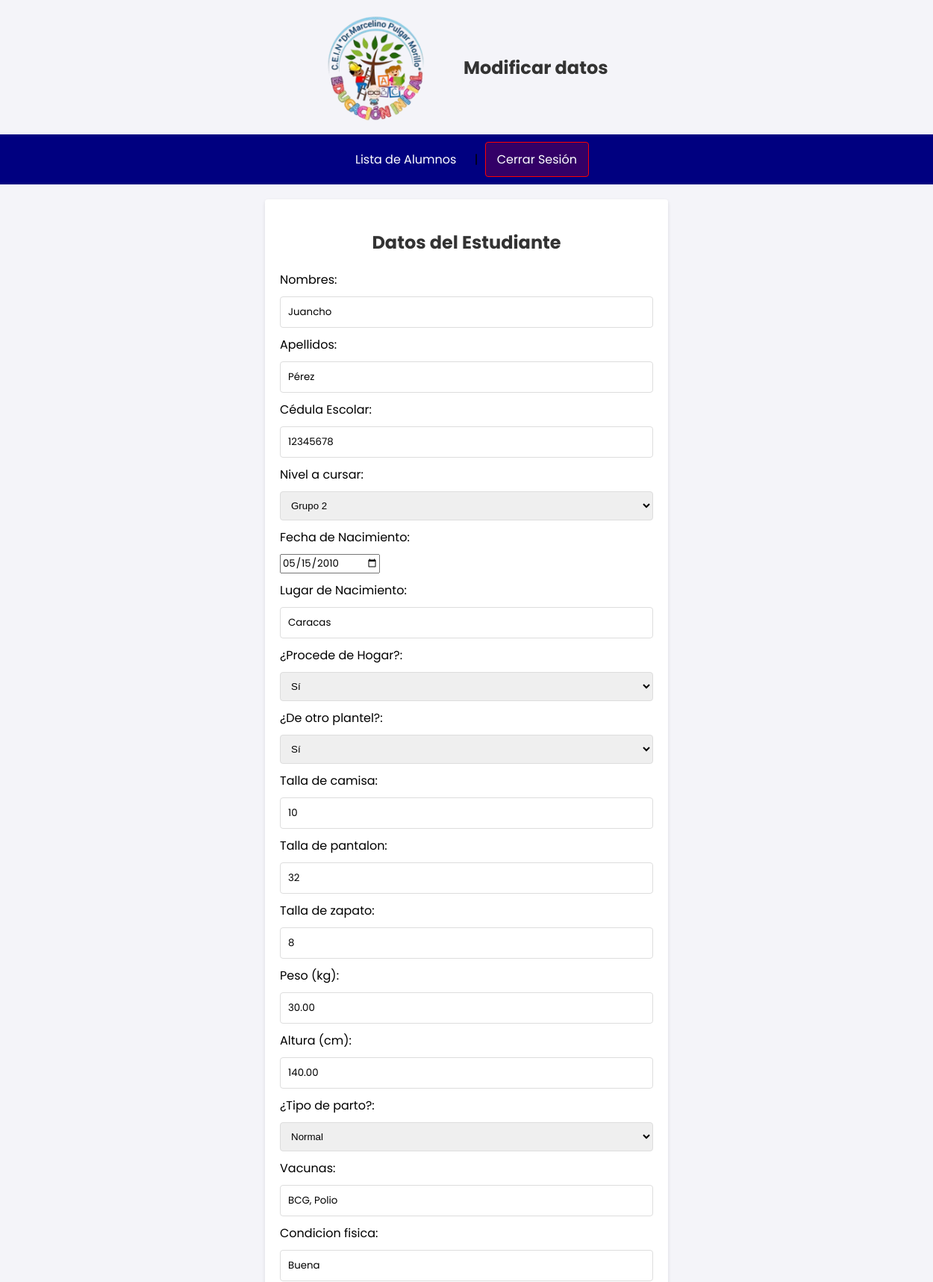
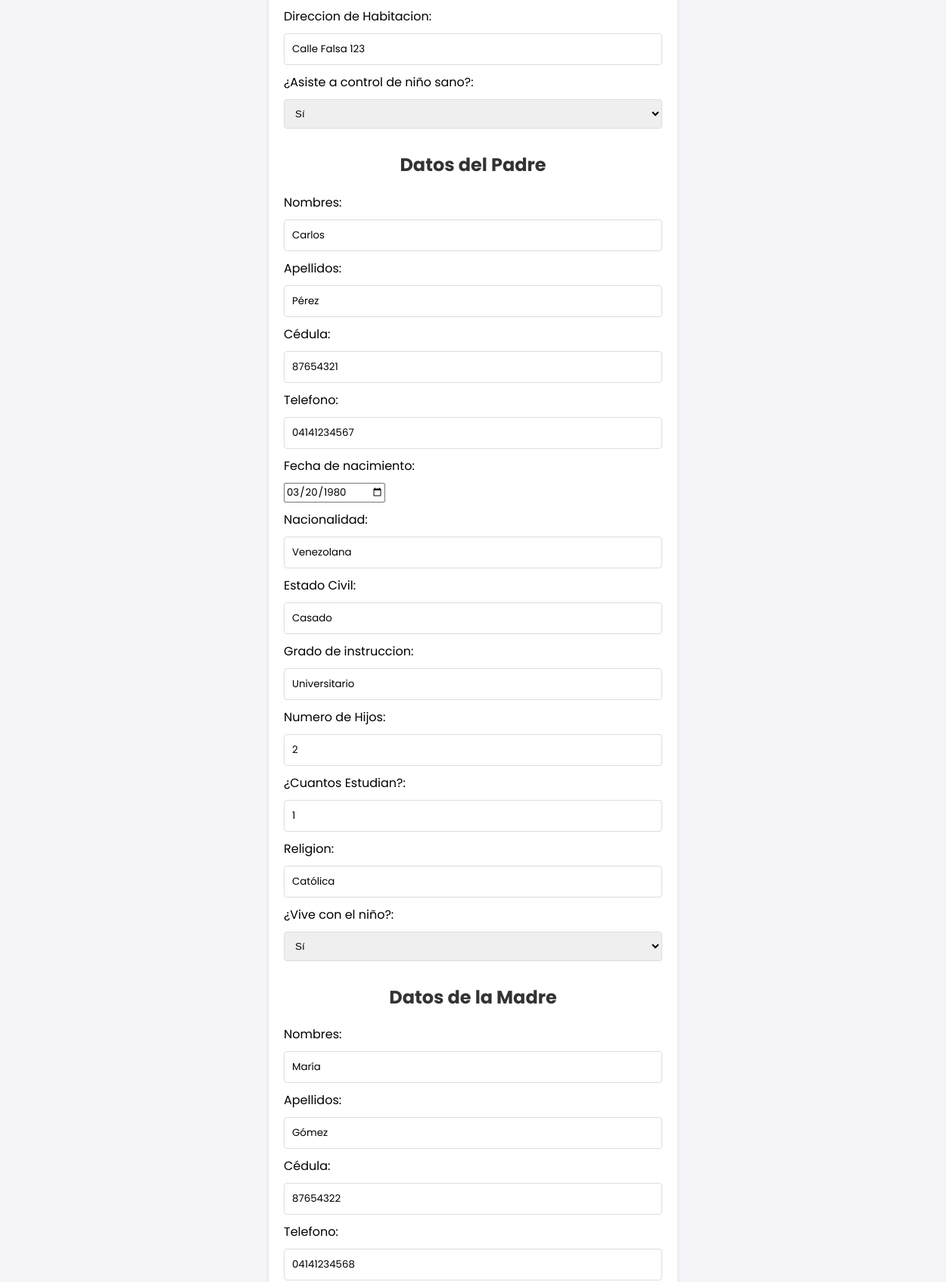
Page /modificar.php?id=1 (signed in, upper part) on the committed database (2 pictures, top to bottom).
### tables this page shows
CREATE TABLE `alumnos` (
  `id` int(11) NOT NULL,
  `nombres` varchar(255) NOT NULL,
  `apellidos` varchar(255) NOT NULL,
  `foto` varchar(255) DEFAULT NULL,
  `cedula_escolar` varchar(20) NOT NULL,
  `grupo` enum('Maternal','Grupo 1','Grupo 2','Grupo 3') NOT NULL,
  `fecha_nacimiento` date DEFAULT NULL,
  `lugar_nacimiento` varchar(255) DEFAULT NULL,
  `procede_hogar` enum('si','no') DEFAULT NULL,
  `procede_plantel` enum('si','no') DEFAULT NULL,
  `talla_camisa` varchar(10) DEFAULT NULL,
  `talla_pantalon` varchar(10) DEFAULT NULL,
  `talla_zapato` varchar(10) DEFAULT NULL,
  `peso` decimal(5,2) DEFAULT NULL,
  `altura` decimal(5,2) DEFAULT NULL,
  `tipo_parto` enum('normal','cesarea') DEFAULT NULL,
  `vacunas` text DEFAULT NULL,
  `condicion_fisica` text DEFAULT NULL,
  `direccion_habitacion` text DEFAULT NULL,
  `control_ninos_sanos` enum('si','no') DEFAULT NULL
);

CREATE TABLE `padres` (
  `id` int(11) NOT NULL,
  `alumno_id` int(11) DEFAULT NULL,
  `nombres` varchar(255) NOT NULL,
  `apellidos` varchar(255) NOT NULL,
  `foto` varchar(255) DEFAULT NULL,
  `cedula` varchar(20) NOT NULL,
  `telefono` varchar(15) DEFAULT NULL,
  `fecha_nacimiento` date DEFAULT NULL,
  `nacionalidad` varchar(50) DEFAULT NULL,
  `estado_civil` varchar(50) DEFAULT NULL,
  `grado_instruccion` varchar(50) DEFAULT NULL,
  `numero_hijos` int(11) DEFAULT NULL,
  `hijos_estudian` int(11) DEFAULT NULL,
  `religion` varchar(50) DEFAULT NULL,
  `vive_con_nino` enum('si','no') DEFAULT NULL
);

CREATE TABLE `madres` (
  `id` int(11) NOT NULL,
  `alumno_id` int(11) DEFAULT NULL,
  `nombres` varchar(255) NOT NULL,
  `apellidos` varchar(255) NOT NULL,
  `foto` varchar(255) DEFAULT NULL,
  `cedula` varchar(20) NOT NULL,
  `telefono` varchar(15) DEFAULT NULL,
  `fecha_nacimiento` date DEFAULT NULL,
  `nacionalidad` varchar(50) DEFAULT NULL,
  `estado_civil` varchar(50) DEFAULT NULL,
  `grado_instruccion` varchar(50) DEFAULT NULL,
  `numero_hijos` int(11) DEFAULT NULL,
  `hijos_estudian` int(11) DEFAULT NULL,
  `religion` varchar(50) DEFAULT NULL,
  `vive_con_nino` enum('si','no') DEFAULT NULL
);

### modificar.php (the view, shortened to what this page needs)
<?php
include 'procesar_modificacion.php';
?>
<!DOCTYPE html>
<html lang="es">
<head>
    <link rel="stylesheet" href="css/estilos.css">
    <link rel="stylesheet" href="css/header.css">
</head>
<body>
    <header>
        <img style="height: 150px;" src="img/logo_marcelino.png" alt="Logo Institución">
        <h1>Modificar datos</h1>
    </header>
    <nav>
        <a href="index.php">Lista de Alumnos</a> |
        <a class="logout" href="logout.php">Cerrar Sesión</a>
    </nav>
    <form action="procesar_modificacion.php?id=<?= $alumno_id ?>" method="POST" enctype="multipart/form-data">
        <h2>Datos del Estudiante</h2>
        <label for="nombres">Nombres:</label>
        <input type="text" name="nombres" id="nombres" value="<?= $alumnos['nombres'] ?>" required>
        <label for="apellidos">Apellidos:</label>
        <input type="text" name="apellidos" id="apellidos" value="<?php echo $alumnos['apellidos'] ?>" required>
        <label for="cedula_escolar">Cédula Escolar:</label>
        <input type="text" name="cedula_escolar" id="cedula_escolar" value="<?php echo $alumnos['cedula_escolar']; ?>" required>
        <label for="grupo">Nivel a cursar:</label>
        <select name="grupo" id="grupo" required>
            <option value="Grupo 2" <?php if ($alumnos['grupo'] == 'Grupo 2') echo 'selected'; ?>>Grupo 2</option>
        </select>
        <label for="fecha_nacimiento">Fecha de Nacimiento:</label>
        <input type="date" name="fecha_nacimiento" id="fecha_nacimiento" value="<?php echo $alumnos['fecha_nacimiento']; ?>" required>
        <label for="lugar_nacimiento">Lugar de Nacimiento:</label>
        <input type="text" name="lugar_nacimiento" id="lugar_nacimiento" value="<?php echo $alumnos['lugar_nacimiento']; ?>" required>
        <label for="procede_hogar">¿Procede de Hogar?:</label>
        <select name="procede_hogar" id="procede_hogar" required>
            <option value="si" <?php if ($alumnos['procede_hogar'] == 'si') echo 'selected'; ?>>Sí</option>
        </select>
        <label for="procede_plantel">¿De otro plantel?:</label>
        <select name="procede_plantel" id="procede_plantel" required>
            <option value="si" <?php if ($alumnos['procede_plantel'] == 'si') echo 'selected'; ?>>Sí</option>
        </select>
        <label for="talla_camisa">Talla de camisa:</label>
        <input type="number" name="talla_camisa" id="talla_camisa" value="<?php echo $alumnos['talla_camisa']; ?>" required>
        <label for="talla_pantalon">Talla de pantalon:</label>
        <input type="number" name="talla_pantalon" id="talla_pantalon" value="<?php echo $alumnos['talla_pantalon']; ?>" required>
        <label for="talla_zapato">Talla de zapato:</label>
        <input type="number" name="talla_zapato" id="talla_zapato" value="<?php echo $alumnos['talla_zapato']; ?>" required>
        <label for="peso">Peso (kg):</label>
        <input type="number" name="peso" id="peso" value="<?php echo $alumnos['peso']; ?>" required>
        <label for="altura">Altura (cm):</label>
        <input type="number" name="altura" id="altura" value="<?php echo $alumnos['altura']; ?>" required>
        <label for="tipo_parto">¿Tipo de parto?:</label>
        <select name="tipo_parto" id="tipo_parto" required>
            <option value="normal" <?php if ($alumnos['tipo_parto'] == 'normal') echo 'selected'; ?>>Normal</option>
        </select>
        <label for="vacunas">Vacunas:</label>
        <input type="text" name="vacunas" id="vacunas" value="<?php echo $alumnos['vacunas']; ?>" required>
        <label for="condicion_fisica">Condicion fisica:</label>
        <input type="text" name="condicion_fisica" id="condicion_fisica" value="<?php echo $alumnos['condicion_fisica']; ?>" required>
        <label for="direccion_habitacion">Direccion de Habitacion:</label>
        <input type="text" name="direccion_habitacion" id="direccion_habitacion" value="<?php echo $alumnos['direccion_habitacion']; ?>" required>
        <label for="control_ninos_sanos">¿Asiste a control de niño sano?:</label>
        <select name="control_ninos_sanos" id="control_ninos_sanos" required>
            <option value="si" <?php if ($alumnos['control_ninos_sanos'] == 'si') echo 'selected'; ?>>Sí</option>
        </select>
        <h2>Datos del Padre</h2>
        <label for="padre_nombres">Nombres:</label>
        <input type="text" name="padre_nombres" id="padre_nombres" value="<?= $padre['nombres'] ?>" required>
        <label for="padre_apellidos">Apellidos:</label>
        <input type="text" name="padre_apellidos" id="padre_apellidos" value="<?php echo $padre['apellidos']; ?>" required>
        <label for="padre_cedula">Cédula:</label>
        <input type="text" name="padre_cedula" id="padre_cedula" value="<?php echo $padre['cedula']; ?>" required>
        <label for="padre_telefono">Telefono:</label>
        <input type="text" name="padre_telefono" id="padre_telefono" value="<?php echo $padre['telefono']; ?>" required>
        <label for="padre_fecha_nacimiento">Fecha de nacimiento:</label>
        <input type="date" name="padre_fecha_nacimiento" id="padre_fecha_nacimiento" value="<?php echo $padre['fecha_nacimiento']; ?>" required>
        <label for="padre_nacionalidad">Nacionalidad:</label>
        <input type="text" name="padre_nacionalidad" id="padre_nacionalidad" value="<?php echo $padre['nacionalidad']; ?>" required>
        <label for="padre_estado_civil">Estado Civil:</label>
        <input type="text" name="padre_estado_civil" id="padre_estado_civil" value="<?php echo $padre['estado_civil']; ?>" required>
        <label for="padre_grado_instruccion">Grado de instruccion:</label>
        <input type="text" name="padre_grado_instruccion" id="padre_grado_instruccion" value="<?php echo $padre['grado_instruccion']; ?>" required>
        <label for="padre_numero_hijos">Numero de Hijos:</label>
        <input type="text" name="padre_numero_hijos" id="padre_numero_hijos" value="<?php echo $padre['numero_hijos']; ?>" required>
        <label for="padre_hijos_estudian">¿Cuantos Estudian?:</label>
        <input type="text" name="padre_hijos_estudian" id="padre_hijos_estudian" value="<?php echo $padre['hijos_estudian']; ?>" required>
        <label for="padre_religion">Religion:</label>
        <input type="text" name="padre_religion" id="padre_religion" value="<?php echo $padre['religion']; ?>" required>
        <label for="padre_vive_nino">¿Vive con el niño?:</label>
        <select name="padre_vive_nino" id="padre_vive_nino" required>
            <option value="si" <?php if ($padre['vive_con_nino'] == 'si') echo 'selected'; ?>>Sí</option>
        </select>
        <h2>Datos de la Madre</h2>
        <label for="madre_nombres">Nombres:</label>
        <input type="text" name="madre_nombres" id="madre_nombres" value="<?php echo $madres['nombres']; ?>" required>
        <label for="madre_apellidos">Apellidos:</label>
        <input type="text" name="madre_apellidos" id="madre_apellidos" value="<?php echo $madres['apellidos']; ?>" required>
        <label for="madre_cedula">Cédula:</label>
        <input type="text" name="madre_cedula" id="madre_cedula" value="<?php echo $madres['cedula']; ?>" required>
        <label for="madre_telefono">Telefono:</label>
        <input type="text" name="madre_telefono" id="madre_telefono" value="<?php echo $madres['telefono']; ?>" required>
    </form>
</body>
</html>

### procesar_modificacion.php (shortened to what this page needs)
<head>
    <link rel="stylesheet" href="css/estilos.css">
</head>
<?php
include 'includes/conexion.php';
if (isset($_GET['id'])) {
    $alumno_id = intval($_GET['id']);
    $sql_alumno = "SELECT * FROM alumnos WHERE id = $alumno_id";
    $result_alumno = $conn->query($sql_alumno);
    $alumnos = $result_alumno->fetch_assoc();
    $sql_padre = "SELECT * FROM padres WHERE alumno_id = $alumno_id";
    $result_padre = $conn->query($sql_padre);
    $padre = $result_padre->fetch_assoc();
    $sql_madre = "SELECT * FROM madres WHERE alumno_id = $alumno_id";
    $result_madre = $conn->query($sql_madre);
    $madres = $result_madre->fetch_assoc();
} else {
    echo "ID de alumno no especificado.";
    exit();
}

### css/estilos.css (style rules this page uses)
body { font-family: 'Poppins', sans-serif; margin: 0; padding: 0; background-color: #f4f4f9; }
h1, h2 { color: #333; text-align: center; }
a { color: #333; text-decoration: none; }
input { font-family: 'Poppins', sans-serif; }
nav { background-color: navy; padding: 10px; text-align: center; }
nav a { color: #fff; padding: 10px 15px; margin: 0 5px; display: inline-block; border-radius: 4px; }
#foto, #padre_foto, #madre_foto, #representante_foto, #fecha_nacimiento, #padre_fecha_nacimiento, #madre_fecha_nacimiento, #representante_fecha_nacimiento { margin: 10px 0px; display: block; }
form { background-color: #fff; padding: 20px; max-width: 500px; margin: 20px auto; border-radius: 4px; box-shadow: 0 2px 5px rgba(0, 0, 0, 0.1); }
form input[type="text"], form input[type="number"], form input[type="email"], form select { width: 100%; padding: 10px; margin: 10px 0; border: 1px solid #ddd; border-radius: 4px; box-sizing: border-box; }

### css/header.css (style rules this page uses)
header { color: white; padding: 15px 20px; display: flex; align-items: center; justify-content: center; gap: 50px; }
header img { height: 50px; }
header h1 { font-size: 1.5em; margin: 0; }
.logout { background-color: rgba(255, 0, 0, 0.2); border: 1px red solid; }

### rows in the picture
alumnos: nombres "Juancho", apellidos "Pérez", cedula_escolar "12345678", grupo "Grupo 2", fecha_nacimiento "05/15/2010", lugar_nacimiento "Caracas", procede_hogar "Sí", procede_plantel "Sí", talla_camisa "10", talla_pantalon "32", talla_zapato "8", peso "30.00", altura "140.00", tipo_parto "Normal", vacunas "BCG, Polio", condicion_fisica "Buena", direccion_habitacion "Calle Falsa 123", control_ninos_sanos "Sí"
padres: padre_nombres "Carlos", padre_apellidos "Pérez", padre_cedula "87654321", padre_telefono "04141234567", padre_fecha_nacimiento "03/20/1980", padre_nacionalidad "Venezolana", padre_estado_civil "Casado", padre_grado_instruccion "Universitario", padre_numero_hijos "2", padre_hijos_estudian "1", padre_religion "Católica", padre_vive_nino "Sí"
madres: madre_nombres "María", madre_apellidos "Gómez", madre_cedula "87654322", madre_telefono "04141234568"
